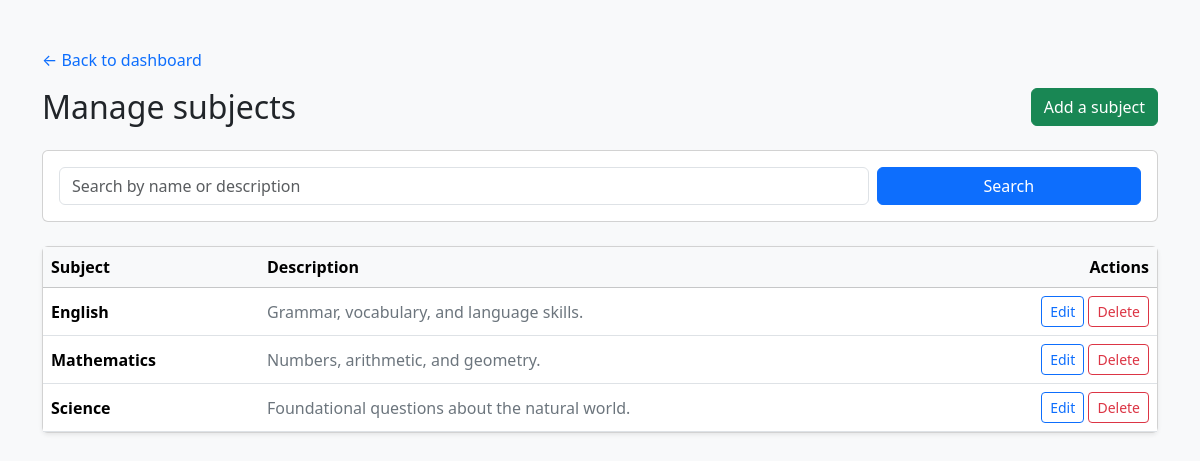
The app's page /dashboard/admin/subjects/ (signed in) with its own data.
### report_cards/models.py (models this page shows, shortened)
class Subject(models.Model):
    name = models.CharField(max_length=100, unique=True)
    description = models.TextField(blank=True)

### report_cards/views.py (the view)
# urls.py: path('dashboard/admin/subjects/', subject_list, name='subject_list'),
@login_required
def subject_list(request):
    if not _is_admin(request.user):
        raise PermissionDenied
    search_query = (
        request.GET.get("q")
        or request.GET.get("search")
        or ""
    ).strip()
    subjects = Subject.objects.order_by("name")
    if search_query:
        subjects = subjects.filter(
            Q(name__icontains=search_query)
            | Q(description__icontains=search_query)
        )
    paginator = Paginator(subjects, 10)
    page_number = request.GET.get("page")
    page_obj = paginator.get_page(page_number)
    return render(
        request,
        "report_cards/subject_list.html",
        {
            "subjects": page_obj.object_list,
            "page_obj": page_obj,
            "paginator": paginator,
            "is_paginated": page_obj.has_other_pages(),
            "search_query": search_query,
            "q": search_query,
        },
    )

### report_cards/views.py (called while the page is built)
def _is_admin(user):
    return (
        user.is_staff
        or user.is_superuser
        or Admin.objects.filter(user=user).exists()
    )

### report_cards/templates/report_cards/subject_list.html (shortened to what this page needs)
<!doctype html>
<html lang="en">
<head>
    <link href="https://cdn.jsdelivr.net/npm/bootstrap@5.3.3/dist/css/bootstrap.min.css" rel="stylesheet">
</head>
<body class="bg-light">
    <main class="container py-5">
        <a class="text-decoration-none" href="{% url 'admin_dashboard' %}">&larr; Back to dashboard</a>
        <div class="d-flex flex-wrap align-items-center justify-content-between gap-3 mt-3 mb-4">
            <h1 class="h2 mb-0">Manage subjects</h1>
            <a class="btn btn-success" href="{% url 'subject_create' %}">Add a subject</a>
        </div>
        <form class="card card-body mb-4" method="get">
            <div class="row g-2">
                <div class="col-md-9">
                    <input id="subject-search" class="form-control" type="search" name="q"
                           value="{{ search_query }}" placeholder="Search by name or description">
                </div>
                <div class="col-md-3 d-grid d-md-flex gap-2">
                    <button class="btn btn-primary flex-grow-1" type="submit">Search</button>
                </div>
            </div>
        </form>
        <section class="card shadow-sm">
            <div class="table-responsive">
                <table class="table table-hover align-middle mb-0">
                    <thead class="table-light">
                        <tr>
                            <th scope="col">Subject</th>
                            <th scope="col">Description</th>
                            <th scope="col" class="text-end">Actions</th>
                        </tr>
                    </thead>
                    <tbody>
                        {% for subject in subjects %}
                            <tr>
                                <th scope="row">{{ subject.name }}</th>
                                <td class="text-secondary">{{ subject.description|default:"No description." }}</td>
                                <td class="text-end text-nowrap">
                                    <a class="btn btn-sm btn-outline-primary" href="{% url 'subject_update' subject.id %}">Edit</a>
                                    <a class="btn btn-sm btn-outline-danger" href="{% url 'subject_delete' subject.id %}">Delete</a>
                                </td>
                            </tr>
                        {% endfor %}
                    </tbody>
                </table>
            </div>
        </section>
    </main>
</body>
</html>

### records on screen
Subject: name "English", description "Grammar, vocabulary, and language skills."
Subject: name "Mathematics", description "Numbers, arithmetic, and geometry."
Subject: name "Science", description "Foundational questions about the natural world."
